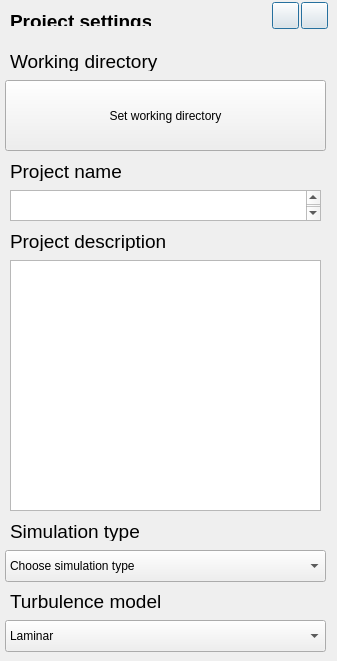
     <widget class="QWidget" name="ProjectPage">
      <widget class="QLabel" name="ProjPageLabel">
       <property name="geometry">
        <rect>
         <x>10</x>
         <y>10</y>
         <width>141</width>
         <height>16</height>
        </rect>
       </property>
       <property name="font">
        <font>
         <pointsize>14</pointsize>
        </font>
       </property>
       <property name="text">
        <string>&lt;html&gt;&lt;head/&gt;&lt;body&gt;&lt;p&gt;&lt;span style=&quot; font-size:14pt; font-weight:600;&quot;&gt;Project settings&lt;/span&gt;&lt;/p&gt;&lt;/body&gt;&lt;/html&gt;</string>
       </property>
      </widget>
      <widget class="QLabel" name="WorkDirLabel">
       <property name="geometry">
        <rect>
         <x>10</x>
         <y>50</y>
         <width>256</width>
         <height>21</height>
        </rect>
       </property>
       <property name="font">
        <font>
         <pointsize>14</pointsize>
        </font>
       </property>
       <property name="focusPolicy">
        <enum>Qt::ClickFocus</enum>
       </property>
       <property name="text">
        <string>&lt;html&gt;&lt;head/&gt;&lt;body&gt;&lt;p&gt;Working directory&lt;/p&gt;&lt;/body&gt;&lt;/html&gt;</string>
       </property>
      </widget>
      <widget class="QLabel" name="ProjNameLabel">
       <property name="geometry">
        <rect>
         <x>10</x>
         <y>160</y>
         <width>256</width>
         <height>21</height>
        </rect>
       </property>
       <property name="font">
        <font>
         <pointsize>14</pointsize>
        </font>
       </property>
       <property name="text">
        <string>&lt;html&gt;&lt;head/&gt;&lt;body&gt;&lt;p&gt;Project name&lt;/p&gt;&lt;/body&gt;&lt;/html&gt;</string>
       </property>
      </widget>
      <widget class="QPlainTextEdit" name="ProjNameTEdit">
       <property name="geometry">
        <rect>
         <x>10</x>
         <y>190</y>
         <width>311</width>
         <height>31</height>
        </rect>
       </property>
       <property name="font">
        <font>
         <pointsize>14</pointsize>
        </font>
       </property>
       <property name="tabChangesFocus">
        <bool>true</bool>
       </property>
      </widget>
      <widget class="QLabel" name="ProjDescLabel">
       <property name="geometry">
        <rect>
         <x>10</x>
         <y>230</y>
         <width>256</width>
         <height>21</height>
        </rect>
       </property>
       <property name="font">
        <font>
         <pointsize>14</pointsize>
        </font>
       </property>
       <property name="text">
        <string>&lt;html&gt;&lt;head/&gt;&lt;body&gt;&lt;p&gt;Project description&lt;/p&gt;&lt;/body&gt;&lt;/html&gt;</string>
       </property>
      </widget>
      <widget class="QPlainTextEdit" name="ProjDescTEdit">
       <property name="geometry">
        <rect>
         <x>10</x>
         <y>260</y>
         <width>311</width>
         <height>251</height>
        </rect>
       </property>
       <property name="font">
        <font>
         <pointsize>14</pointsize>
        </font>
       </property>
       <property name="tabChangesFocus">
        <bool>true</bool>
       </property>
      </widget>
      <widget class="QPushButton" name="WorkDirBut">
       <property name="geometry">
        <rect>
         <x>5</x>
         <y>80</y>
         <width>321</width>
         <height>71</height>
        </rect>
       </property>
       <property name="text">
        <string>Set working directory</string>
       </property>
      </widget>
      <widget class="QComboBox" name="ProjSimType">
       <property name="geometry">
        <rect>
         <x>5</x>
         <y>550</y>
         <width>321</width>
         <height>32</height>
        </rect>
       </property>
       <item>
        <property name="text">
         <string>Choose simulation type</string>
        </property>
       </item>
       <item>
        <property name="text">
         <string>CFD to resolve SW (Using SW results)</string>
        </property>
       </item>
       <item>
        <property name="text">
         <string>CFD to resolve SW (Using sim library)</string>
        </property>
       </item>
       <item>
        <property name="text">
         <string>CFD using bathymetry data</string>
        </property>
       </item>
       <item>
        <property name="text">
         <string>CFD of wave flume</string>
        </property>
       </item>
       <item>
        <property name="text">
         <string>CFD using STL file</string>
        </property>
       </item>
       <item>
        <property name="text">
         <string>CFD using maps</string>
        </property>
       </item>
       <item>
        <property name="text">
         <string>CFD using Surrogate solver</string>
        </property>
       </item>
      </widget>
      <widget class="QLabel" name="SimTypeLabel">
       <property name="geometry">
        <rect>
         <x>10</x>
         <y>520</y>
         <width>256</width>
         <height>21</height>
        </rect>
       </property>
       <property name="font">
        <font>
         <pointsize>14</pointsize>
        </font>
       </property>
       <property name="text">
        <string>&lt;html&gt;&lt;head/&gt;&lt;body&gt;&lt;p&gt;Simulation type&lt;/p&gt;&lt;/body&gt;&lt;/html&gt;</string>
       </property>
      </widget>
      <widget class="QPushButton" name="ProjAccept">
       <property name="geometry">
        <rect>
         <x>301</x>
         <y>2</y>
         <width>27</width>
         <height>27</height>
        </rect>
       </property>
       <property name="autoFillBackground">
        <bool>false</bool>
       </property>
       <property name="styleSheet">
        <string notr="true">QPushButton {
    border-image: url(:/new/res/images/Yes.png) 25;
    border-width: 0px;                         
    padding: 0px 0px;
    min-height: 25px;
    min-width: 25px;
}

QPushButton:hover {
    border-image: url(:/new/res/images/Yes.png) 25;
}

QPushButton:pressed {
    color: lightgray;
    border-image: url(:/new/res/images/Yes-invert.png) 25;
    padding-top: 0px;
    padding-bottom: 0px;
}

</string>
       </property>
       <property name="text">
        <string notr="true"/>
       </property>
       <property name="iconSize">
        <size>
         <width>28</width>
         <height>28</height>
        </size>
       </property>
       <property name="default">
        <bool>true</bool>
       </property>
       <property name="flat">
        <bool>false</bool>
       </property>
      </widget>
      <widget class="QPushButton" name="ProjCancel">
       <property name="geometry">
        <rect>
         <x>272</x>
         <y>2</y>
         <width>27</width>
         <height>27</height>
        </rect>
       </property>
       <property name="autoFillBackground">
        <bool>false</bool>
       </property>
       <property name="styleSheet">
        <string notr="true">QPushButton {
    border-image: url(:/new/res/images/No.png) 25;
    border-width: 0px;                         
    padding: 0px 0px;
    min-height: 25px;
    min-width: 25px;
}

QPushButton:hover {
    border-image: url(:/new/res/images/No.png) 25;
}

QPushButton:pressed {
    color: lightgray;
    border-image: url(:/new/res/images/No-invert.png) 25;
    padding-top: 0px;
    padding-bottom: 0px;
}

</string>
       </property>
       <property name="text">
        <string notr="true"/>
       </property>
       <property name="iconSize">
        <size>
         <width>28</width>
         <height>28</height>
        </size>
       </property>
       <property name="default">
        <bool>true</bool>
       </property>
       <property name="flat">
        <bool>false</bool>
       </property>
      </widget>
      <widget class="QLabel" name="TurbTypeLabel">
       <property name="geometry">
        <rect>
         <x>10</x>
         <y>590</y>
         <width>256</width>
         <height>21</height>
        </rect>
       </property>
       <property name="font">
        <font>
         <pointsize>14</pointsize>
        </font>
       </property>
       <property name="text">
        <string>&lt;html&gt;&lt;head/&gt;&lt;body&gt;&lt;p&gt;Turbulence model&lt;/p&gt;&lt;/body&gt;&lt;/html&gt;</string>
       </property>
      </widget>
      <widget class="QComboBox" name="ProjTurbType">
       <property name="geometry">
        <rect>
         <x>5</x>
         <y>620</y>
         <width>321</width>
         <height>32</height>
        </rect>
       </property>
       <item>
        <property name="text">
         <string>Laminar</string>
        </property>
       </item>
       <item>
        <property name="text">
         <string>k-Epsilon</string>
        </property>
       </item>
       <item>
        <property name="text">
         <string>k-Omega</string>
        </property>
       </item>
       <item>
        <property name="text">
         <string>k-Omega SST</string>
        </property>
       </item>
      </widget>
     </widget>
